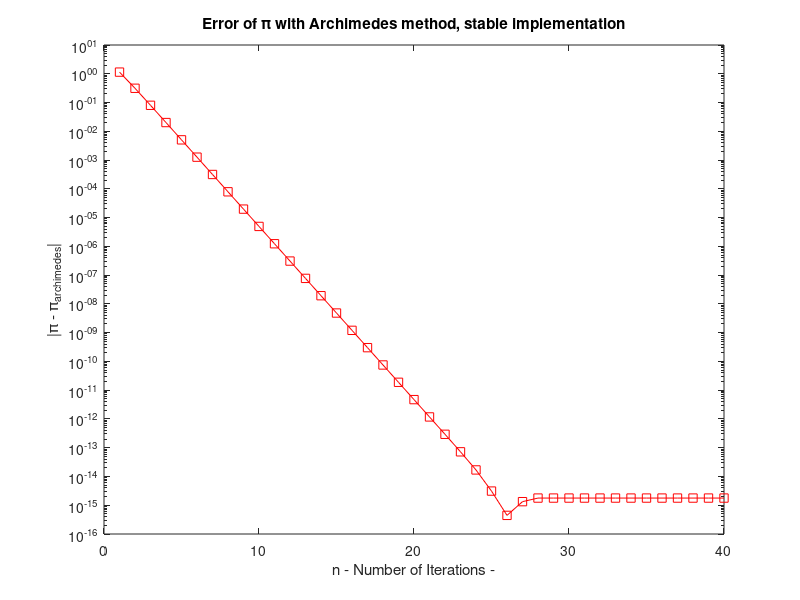
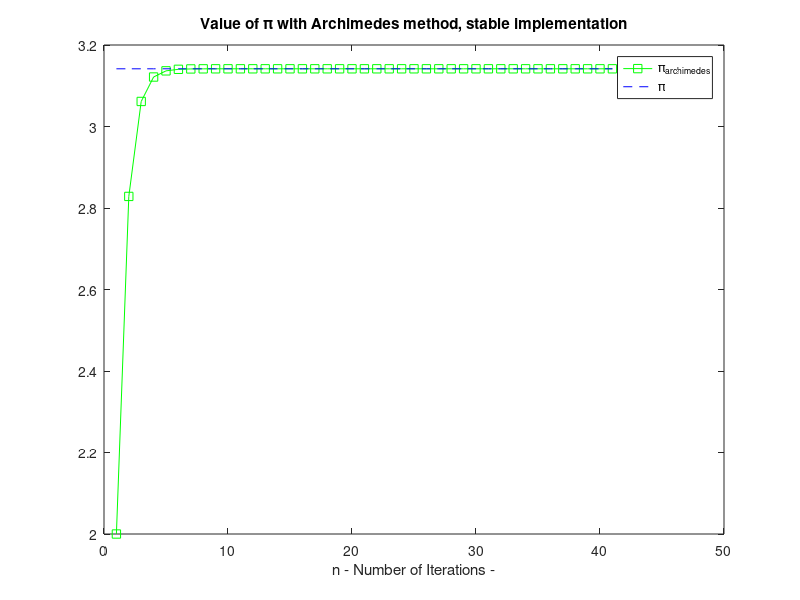

Write MATLAB code to recreate these figures, in order.
N = 40; # Number of iterations

Y = zeros(N,1); # yk
Y(1) = 2; # First term of series

E = zeros(N,1); # Error in terms of iteration

for i = 1:N
  p1 = (Y(i)/(2^i))^2;
  p2 = sqrt(1 - p1);
  p3 = p1/(1+ p2);

  Y(i+1) = (2^i) * sqrt(2*p3);
  E(i) = abs(pi - Y(i));

end

h=figure();
semilogy(1:N, E, "-sr");
title('Error of \pi with Archimedes method, stable implementation');
ylabel('|\pi - \pi_{archimedes}|');
xlabel("n - Number of Iterations -");
set(h,'PaperSize',[5 5]);
print(h,'error_pi_stable', '-dpdf', '-r300', '-bestfit');

h2=figure();
plot(1:N+1, Y, "-sg"); hold on
plot(1:N+1, ones(N+1,1)*pi, "--b");
title('Value of \pi with Archimedes method, stable implementation');
xlabel("n - Number of Iterations -");
legend('\pi_{archimedes}', '\pi');
set(h2,'PaperSize',[5 5]);
print(h2,'error_stable_plot', '-dpdf', '-r300', '-bestfit');
